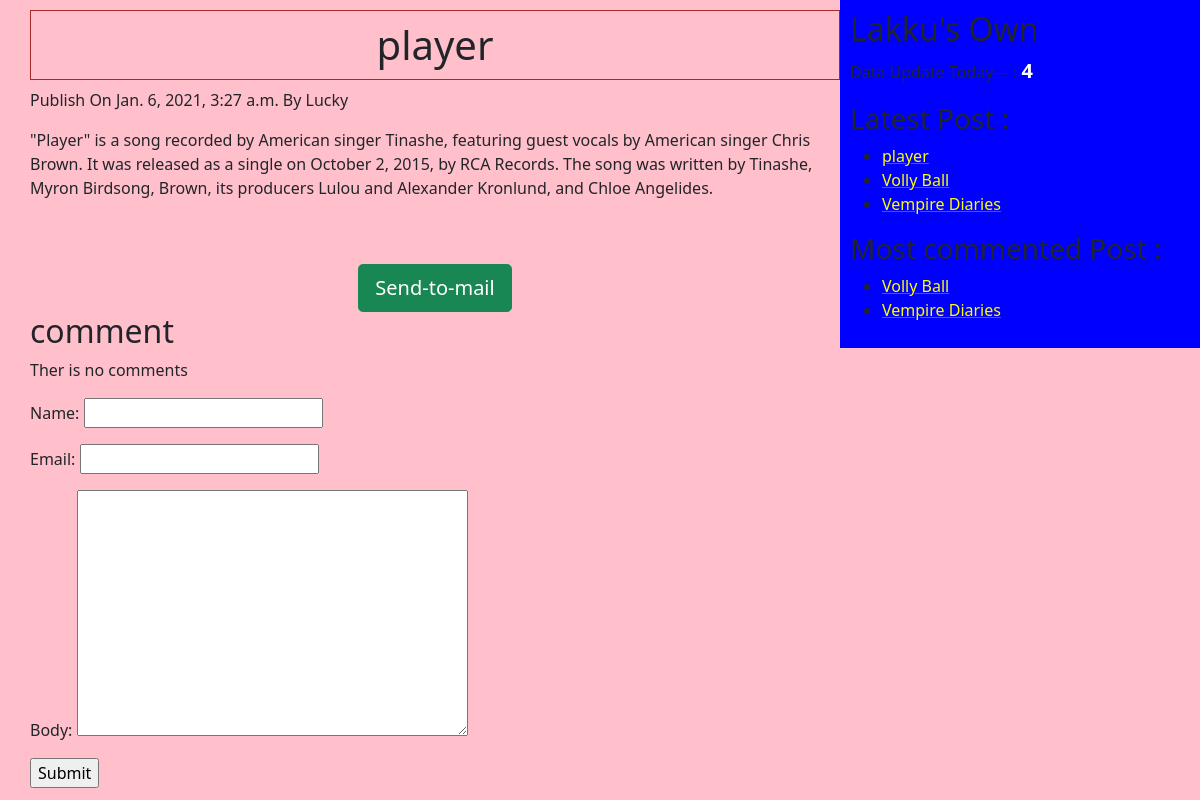
/2021/01/06/p-lay/, run on the app's committed database.
### app1/models.py (models this page shows, shortened)
class Post(models.Model):
    STATUS_CHOICES=(('draft','Draft'),('published','Published'))
    title = models.CharField(max_length=50)
    slug = models.SlugField(max_length=200,unique_for_date='publish')
    author = models.ForeignKey(User,related_name='blog_posts' ,on_delete=models.CASCADE)
    body = models.TextField()
    publish = models.DateTimeField(default=timezone.now)
    create = models.DateTimeField(auto_now_add=True)
    update = models.DateTimeField(auto_now=True)
    status = models.CharField(max_length=50,choices=STATUS_CHOICES,default='draft')
    objects = CustomManager()
    tags=TaggableManager()
    class Meta:
    	ordering=('-publish',)
    def get_absolute_url(self):
    	return reverse('post_detail',args=[self.publish.year,self.publish.strftime('%m'),self.publish.strftime('%d'),self.slug])

### app1/views.py (the view)
# urls.py: re_path(r'^(?P<year>\d{4})/(?P<month>\d{2})/(?P<day>\d{2})/(?P<post>[-\w]+)/$',views.display,name='post_detail'),
def display(request,year,month,day,post):
	post=get_object_or_404(Post, slug=post, status='published', publish__year=year, publish__month=month, publish__day=day)
	comments=post.comments.filter(active=True)
	csubmit=False
	if request.method=='POST':
		form=CommentForm(request.POST)
		if form.is_valid():
			new_comment=form.save(commit=False)
			new_comment.post=post
			new_comment.save()
			csubmit=True
	else:
		form=CommentForm()
	my_dict={'post':post, 'form':form, 'csubmit':csubmit,'comments':comments}
	return render(request=request, template_name='app1/display_list.html', context=my_dict)

### app1/forms.py
class CommentForm(forms.ModelForm):
	class Meta:
		model = Comment
		fields = ('name', 'email', 'body')

### app1/models.py (called while the page is built)
	def get_queryset(self):
		return super().get_queryset().filter(status='published')

### app1/templatetags/blog_tags.py (called while the page is built)
@register.simple_tag(name='my_tag')
def total_posts():
	return Post.objects.count()

@register.inclusion_tag('app1/latest_post.html')
def show_latest_post():
	latest_post=Post.objects.order_by('-publish')[:3]
	return {'latest_post':latest_post}

@register.simple_tag
def get_most_commented_post(count=2):
	return Post.objects.annotate(total_comments=Count('comments')).order_by('-total_comments')[:count]

### template/app1/display_list.html (shortened to what this page needs)
{% extends "app1/base.html" %}
{% block content_block %}
	<h1>{{ post.title }}</h1>
	<p id="date">Publish On {{ post.publish }} By {{ post.author|title }}</p>
	   {{ post.body|linebreaks }}
	<br><br>
	<div class="container" align="center">
	      <a href="/{{ post.id }}/share" class="btn btn-lg btn-success" target="blank">Send-to-mail</a>
	</div>
	{% with comments.count as comment_count  %}
	    <h2>{{ comments_count }} comment {{ comments_count|pluralize }}</h2>
	{% endwith %}
	{% if comments %}
		{% for comment in comments  %}
		  <p id="ll">comment {{ forloop.counter  }} by {{ comment.name }} on {{ comment.created }}</p>
		  <div class="cb"> {{ comment.body|linebreaks }}</div>
		{% endfor %}
		<hr><hr>
	{% else %}
	    <p>Ther is no comments</p>
	{% endif %}
	{% if csubmit %}
	   <h2>Yur cmment add Successfully</h2>
	{% else %}
	    <form method="POST">
	   	   {{ form.as_p }}
	   	   <input type="submit" name="" value="Submit">
	    </form>
	{% endif %}
{% endblock content_block %}

### template/app1/base.html (shortened to what this page needs)
<!DOCTYPE html>
{% load static %}
{% load blog_tags %}
<html>
<head>
	<link href="https://cdn.jsdelivr.net/npm/bootstrap@5.0.0-beta1/dist/css/bootstrap.min.css" rel="stylesheet">
    <link rel="stylesheet" type="text/css" href="{% static "css/app1/blog.css" %}">
</head>
<body>
	<div class="content">
		{% block content_block %}
		{% endblock content_block %}
	</div>
	<div class="sidebar">
		<h2>Lakku's Own</h2>
		<p>Data Update Today--- : <span id="gg">{% my_tag %}</span></p>
		<h3>Latest Post : </h3>{% show_latest_post %}
		{% get_most_commented_post as m_c_p%}
		<h3>Most commented Post :</h3>
		<ul>
			{% for post in m_c_p %}
			<li><a href="{{ post.get_absolute_url }}"><span id="lk">{{ post.title }}</span></a></li>
			{% endfor %}
		</ul>
	</div>
</body>
</html>

### template/app1/latest_post.html
<ul>
	{% for post in latest_post %}
	    <li ><a href="{{ post.get_absolute_url }}"><span id="ff">{{ post.title }}</span></a></li>
	{% endfor %}
</ul>

### static/css/app1/blog.css (style rules this page uses)
.content { width: 70%; float: left; padding: 10px 0 0 30px; background: pink; height: 100%; }
.sidebar { width: 30%; float: right; padding: 10px; background: blue; height: 100%; }
h1 { text-align: center; border: 1px solid brown; padding: 10px 0 10px; }
body { background: pink; }
#gg { font-size: 20px; color: white; font-weight: bold; }
#ff { color: yellow; }
#lk { color: yellow; }

### data on the page
Post: title "player", publish "Jan. 6, 2021, 3:27 a.m.", author "Lucky", body "\"Player\" is a song recorded by American singer Tinashe, featuring guest vocals by American singer Chris Brown. It was released as a single on October 2, 2015, by RCA Records. The song was written by Tinashe, Myron Birdsong, Brown, its producers Lulou and Alexander Kronlund, and Chloe Angelides."
Post: title "Volly Ball"
Post: title "Vempire Diaries"
